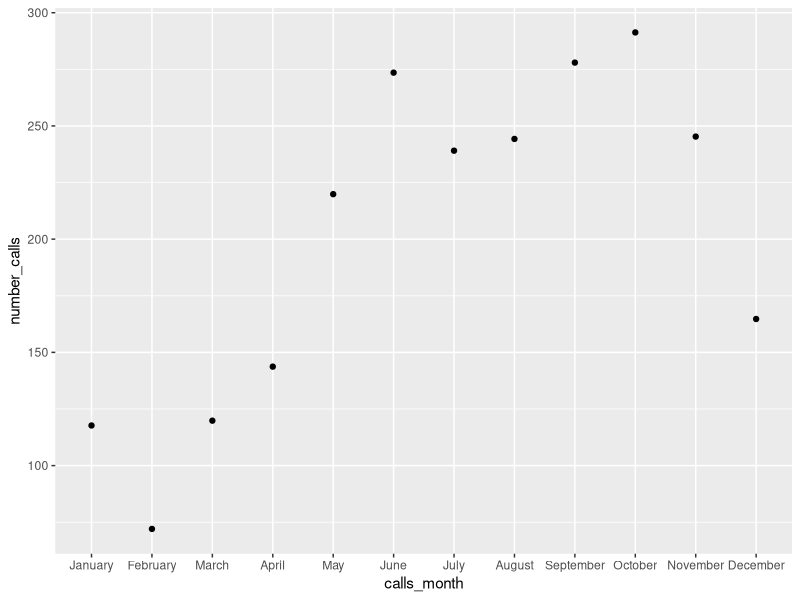

The R source for this figure:
## ---- chunk 1
#| include: false
#| warning: false
#| message: false

install.packages("here")
install.packages("knitr")

library(knitr)
library(tidyverse)
library(here)


#### Import the data ####
toronto_intake_calls_2023_clean <-
  read_csv(
    here::here("outputs/data/edited_data.csv"),
    show_col_types = FALSE
  )
## ---- chunk 2
#| label: tbl-toronto
#| tbl-cap: Central intake calls in Toronto in 2023
#| echo: false

toronto_intake_calls_2023_clean |>
  mutate(calls_month = month(
    calls_date,
    label = TRUE,
    abbr = FALSE
  )) |>
  arrange(month(calls_date)) |> 
  drop_na(unmatched_callers) |>
  summarise(number_calls = mean(unmatched_callers),
            .by = calls_month) |>
  kable(
    col.names = c("Month", "Average daily calls of unmatched callers"),
    digits = 1
  )
## ---- chunk 3
#| label: fig-toronto
#| fig-cap: Central intake calls in Toronto in 2023
#| echo: false

toronto_intake_calls_2023_clean |>
  mutate(calls_month = month(
    calls_date,
    label = TRUE,
    abbr = FALSE
  )) |>
  arrange(month(calls_date)) |> 
  drop_na(unmatched_callers) |>
  summarise(number_calls = mean(unmatched_callers),
            .by = calls_month) |>
  ggplot(aes(x=calls_month, y=number_calls))+geom_point()
